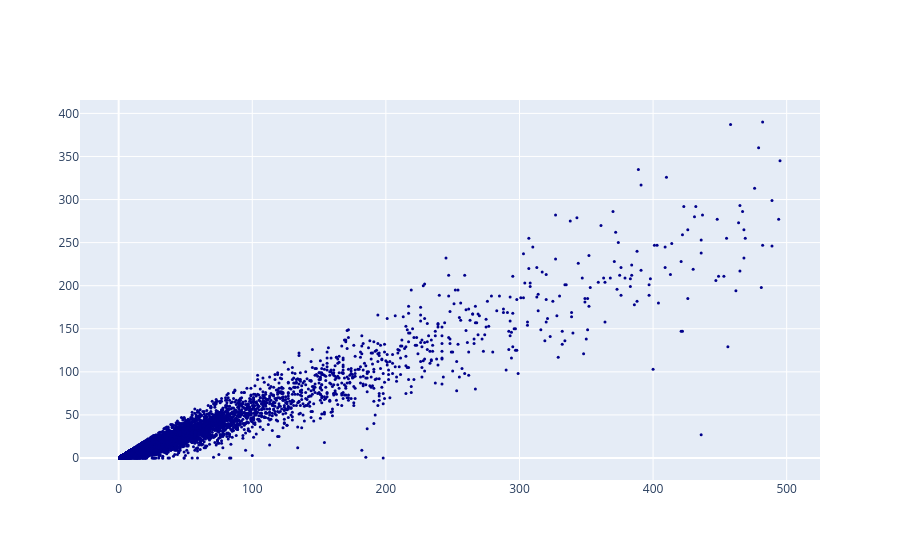

Here is the notebook cell this chart was saved with:
### Code cell
# 방법 3
fig = go.Figure()

fig.add_trace(go.Scatter(
    mode = 'markers',
    x = df_취업률_500['졸업자수'],
    y = df_취업률_500['취업자수'],
    marker = dict(size = 3, color = 'darkblue')
))

fig.show()

### Figure 1 — Plotly figure (JSON) as saved in the notebook; plotly's stock layout.template omitted (floating-point values rounded to 4 significant figures; data arrays with more than 128 entries replaced by an {"elided": "..."} marker saying what was removed)
{"data": [{"marker": {"color": "darkblue", "size": 3}, "mode": "markers", "type": "scatter", "x": {"elided": "9136 int values"}, "y": {"elided": "9136 int values"}}], "layout": {}}
